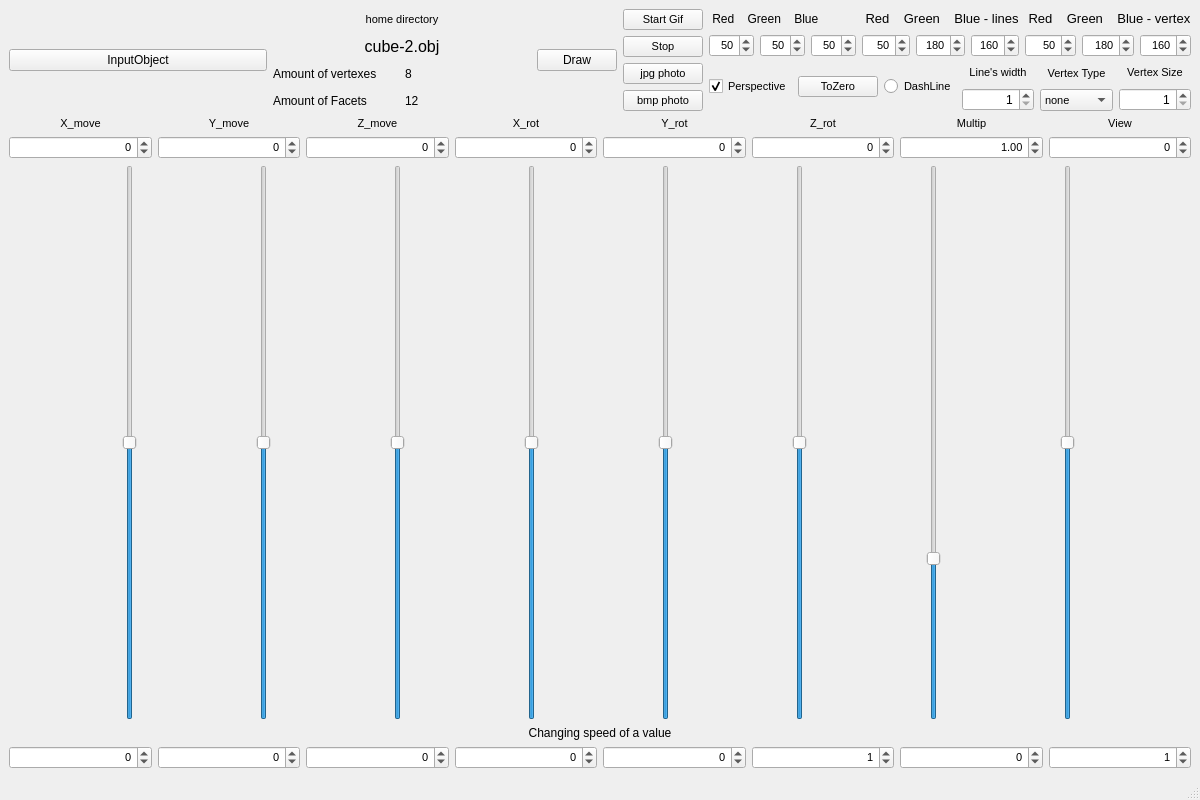
<?xml version="1.0" encoding="UTF-8"?>
<ui version="4.0">
 <class>MainWindow</class>
 <widget class="QMainWindow" name="MainWindow">
  <property name="geometry">
   <rect>
    <x>0</x>
    <y>0</y>
    <width>1200</width>
    <height>800</height>
   </rect>
  </property>
  <property name="minimumSize">
   <size>
    <width>1200</width>
    <height>800</height>
   </size>
  </property>
  <property name="windowTitle">
   <string>3D-Viewer-v 1.0</string>
  </property>
  <widget class="QWidget" name="centralwidget">
   <layout class="QGridLayout" name="gridLayout">
    <item row="0" column="0">
     <layout class="QVBoxLayout" name="verticalLayout_13">
      <item>
       <layout class="QHBoxLayout" name="horizontalLayout_17">
        <item>
         <layout class="QHBoxLayout" name="horizontalLayout_16">
          <item>
           <widget class="QPushButton" name="InputObject">
            <property name="text">
             <string>InputObject</string>
            </property>
           </widget>
          </item>
          <item>
           <layout class="QVBoxLayout" name="verticalLayout_11">
            <item>
             <layout class="QVBoxLayout" name="verticalLayout_10">
              <item>
               <widget class="QLabel" name="ObjFilePath">
                <property name="font">
                 <font>
                  <pointsize>8</pointsize>
                 </font>
                </property>
                <property name="text">
                 <string>home directory</string>
                </property>
                <property name="alignment">
                 <set>Qt::AlignCenter</set>
                </property>
                <property name="wordWrap">
                 <bool>true</bool>
                </property>
               </widget>
              </item>
              <item>
               <widget class="QLabel" name="ObjFileName">
                <property name="font">
                 <font>
                  <pointsize>12</pointsize>
                 </font>
                </property>
                <property name="text">
                 <string>cube-2.obj</string>
                </property>
                <property name="alignment">
                 <set>Qt::AlignCenter</set>
                </property>
                <property name="wordWrap">
                 <bool>true</bool>
                </property>
               </widget>
              </item>
             </layout>
            </item>
            <item>
             <layout class="QVBoxLayout" name="verticalLayout_9">
              <item>
               <layout class="QHBoxLayout" name="horizontalLayout_12">
                <item>
                 <widget class="QLabel" name="label_14">
                  <property name="text">
                   <string>Amount of vertexes</string>
                  </property>
                 </widget>
                </item>
                <item>
                 <widget class="QLabel" name="LBAmountOfVertexes">
                  <property name="text">
                   <string>8</string>
                  </property>
                 </widget>
                </item>
               </layout>
              </item>
              <item>
               <layout class="QHBoxLayout" name="horizontalLayout_13">
                <item>
                 <widget class="QLabel" name="label_15">
                  <property name="text">
                   <string>Amount of Facets</string>
                  </property>
                 </widget>
                </item>
                <item>
                 <widget class="QLabel" name="LBAmountOfFacets">
                  <property name="text">
                   <string>12</string>
                  </property>
                 </widget>
                </item>
               </layout>
              </item>
             </layout>
            </item>
           </layout>
          </item>
         </layout>
        </item>
        <item>
         <layout class="QHBoxLayout" name="horizontalLayout_15">
          <item>
           <layout class="QHBoxLayout" name="horizontalLayout_11">
            <item>
             <widget class="QPushButton" name="PBDraw">
              <property name="text">
               <string>Draw</string>
              </property>
             </widget>
            </item>
            <item>
             <layout class="QVBoxLayout" name="verticalLayout_8">
              <item>
               <widget class="QPushButton" name="PBNext">
                <property name="font">
                 <font>
                  <pointsize>8</pointsize>
                 </font>
                </property>
                <property name="text">
                 <string>Start Gif</string>
                </property>
               </widget>
              </item>
              <item>
               <widget class="QPushButton" name="PBStop">
                <property name="font">
                 <font>
                  <pointsize>8</pointsize>
                 </font>
                </property>
                <property name="text">
                 <string>Stop</string>
                </property>
               </widget>
              </item>
              <item>
               <widget class="QPushButton" name="PBJpgPhoto">
                <property name="font">
                 <font>
                  <pointsize>8</pointsize>
                 </font>
                </property>
                <property name="text">
                 <string>jpg photo</string>
                </property>
               </widget>
              </item>
              <item>
               <widget class="QPushButton" name="PBBmpPhoto">
                <property name="font">
                 <font>
                  <pointsize>8</pointsize>
                 </font>
                </property>
                <property name="text">
                 <string>bmp photo</string>
                </property>
               </widget>
              </item>
             </layout>
            </item>
           </layout>
          </item>
          <item>
           <layout class="QVBoxLayout" name="verticalLayout_12">
            <item>
             <layout class="QHBoxLayout" name="horizontalLayout_10">
              <item>
               <layout class="QVBoxLayout" name="verticalLayout_4">
                <item>
                 <widget class="QLabel" name="label_12">
                  <property name="text">
                   <string> Red    Green    Blue</string>
                  </property>
                 </widget>
                </item>
                <item>
                 <layout class="QHBoxLayout" name="horizontalLayout_7">
                  <item>
                   <widget class="QSpinBox" name="SBRedColor">
                    <property name="font">
                     <font>
                      <pointsize>8</pointsize>
                     </font>
                    </property>
                    <property name="alignment">
                     <set>Qt::AlignRight|Qt::AlignTrailing|Qt::AlignVCenter</set>
                    </property>
                    <property name="minimum">
                     <number>0</number>
                    </property>
                    <property name="maximum">
                     <number>255</number>
                    </property>
                    <property name="value">
                     <number>50</number>
                    </property>
                   </widget>
                  </item>
                  <item>
                   <widget class="QSpinBox" name="SBGreenColor">
                    <property name="font">
                     <font>
                      <pointsize>8</pointsize>
                     </font>
                    </property>
                    <property name="alignment">
                     <set>Qt::AlignRight|Qt::AlignTrailing|Qt::AlignVCenter</set>
                    </property>
                    <property name="minimum">
                     <number>0</number>
                    </property>
                    <property name="maximum">
                     <number>255</number>
                    </property>
                    <property name="value">
                     <number>50</number>
                    </property>
                   </widget>
                  </item>
                  <item>
                   <widget class="QSpinBox" name="SBGreenColor_2">
                    <property name="font">
                     <font>
                      <pointsize>8</pointsize>
                     </font>
                    </property>
                    <property name="alignment">
                     <set>Qt::AlignRight|Qt::AlignTrailing|Qt::AlignVCenter</set>
                    </property>
                    <property name="minimum">
                     <number>0</number>
                    </property>
                    <property name="maximum">
                     <number>255</number>
                    </property>
                    <property name="value">
                     <number>50</number>
                    </property>
                   </widget>
                  </item>
                 </layout>
                </item>
               </layout>
              </item>
              <item>
               <layout class="QVBoxLayout" name="verticalLayout_3">
                <item>
                 <widget class="QLabel" name="label_13">
                  <property name="font">
                   <font>
                    <pointsize>10</pointsize>
                   </font>
                  </property>
                  <property name="text">
                   <string> Red    Green    Blue - lines</string>
                  </property>
                 </widget>
                </item>
                <item>
                 <layout class="QHBoxLayout" name="horizontalLayout_6">
                  <item>
                   <widget class="QSpinBox" name="SBRedColor_line">
                    <property name="font">
                     <font>
                      <pointsize>8</pointsize>
                     </font>
                    </property>
                    <property name="alignment">
                     <set>Qt::AlignRight|Qt::AlignTrailing|Qt::AlignVCenter</set>
                    </property>
                    <property name="minimum">
                     <number>0</number>
                    </property>
                    <property name="maximum">
                     <number>255</number>
                    </property>
                    <property name="value">
                     <number>50</number>
                    </property>
                   </widget>
                  </item>
                  <item>
                   <widget class="QSpinBox" name="SBGreenColor_line">
                    <property name="font">
                     <font>
                      <pointsize>8</pointsize>
                     </font>
                    </property>
                    <property name="alignment">
                     <set>Qt::AlignRight|Qt::AlignTrailing|Qt::AlignVCenter</set>
                    </property>
                    <property name="minimum">
                     <number>0</number>
                    </property>
                    <property name="maximum">
                     <number>255</number>
                    </property>
                    <property name="value">
                     <number>180</number>
                    </property>
                   </widget>
                  </item>
                  <item>
                   <widget class="QSpinBox" name="SBBlueColor_line">
                    <property name="font">
                     <font>
                      <pointsize>8</pointsize>
                     </font>
                    </property>
                    <property name="alignment">
                     <set>Qt::AlignRight|Qt::AlignTrailing|Qt::AlignVCenter</set>
                    </property>
                    <property name="minimum">
                     <number>0</number>
                    </property>
                    <property name="maximum">
                     <number>255</number>
                    </property>
                    <property name="value">
                     <number>160</number>
                    </property>
                   </widget>
                  </item>
                 </layout>
                </item>
               </layout>
              </item>
              <item>
               <layout class="QVBoxLayout" name="verticalLayout_2">
                <item>
                 <widget class="QLabel" name="label_16">
                  <property name="font">
                   <font>
                    <pointsize>10</pointsize>
                   </font>
                  </property>
                  <property name="text">
                   <string> Red    Green    Blue - vertex</string>
                  </property>
                 </widget>
                </item>
                <item>
                 <layout class="QHBoxLayout" name="horizontalLayout_5">
                  <item>
                   <widget class="QSpinBox" name="SBRedColor_vertex">
                    <property name="font">
                     <font>
                      <pointsize>8</pointsize>
                     </font>
                    </property>
                    <property name="alignment">
                     <set>Qt::AlignRight|Qt::AlignTrailing|Qt::AlignVCenter</set>
                    </property>
                    <property name="minimum">
                     <number>0</number>
                    </property>
                    <property name="maximum">
                     <number>255</number>
                    </property>
                    <property name="value">
                     <number>50</number>
                    </property>
                   </widget>
                  </item>
                  <item>
                   <widget class="QSpinBox" name="SBGreenColor_vertex">
                    <property name="font">
                     <font>
                      <pointsize>8</pointsize>
                     </font>
                    </property>
                    <property name="alignment">
                     <set>Qt::AlignRight|Qt::AlignTrailing|Qt::AlignVCenter</set>
                    </property>
                    <property name="minimum">
                     <number>0</number>
                    </property>
                    <property name="maximum">
                     <number>255</number>
                    </property>
                    <property name="value">
                     <number>180</number>
                    </property>
                   </widget>
                  </item>
                  <item>
                   <widget class="QSpinBox" name="SBBlueColor_vertex">
                    <property name="font">
                     <font>
                      <pointsize>8</pointsize>
                     </font>
                    </property>
                    <property name="alignment">
                     <set>Qt::AlignRight|Qt::AlignTrailing|Qt::AlignVCenter</set>
                    </property>
                    <property name="minimum">
                     <number>0</number>
                    </property>
                    <property name="maximum">
                     <number>255</number>
                    </property>
                    <property name="value">
                     <number>160</number>
                    </property>
                   </widget>
                  </item>
                 </layout>
                </item>
               </layout>
              </item>
             </layout>
            </item>
            <item>
             <layout class="QHBoxLayout" name="horizontalLayout_14">
              <item>
               <layout class="QHBoxLayout" name="horizontalLayout_9">
                <item>
                 <widget class="QCheckBox" name="CBPerspective">
                  <property name="font">
                   <font>
                    <pointsize>8</pointsize>
                   </font>
                  </property>
                  <property name="text">
                   <string>Perspective</string>
                  </property>
                  <property name="checked">
                   <bool>true</bool>
                  </property>
                 </widget>
                </item>
                <item>
                 <widget class="QPushButton" name="PBToZero">
                  <property name="font">
                   <font>
                    <pointsize>8</pointsize>
                   </font>
                  </property>
                  <property name="text">
                   <string>ToZero</string>
                  </property>
                 </widget>
                </item>
                <item>
                 <widget class="QRadioButton" name="RBDashLine">
                  <property name="font">
                   <font>
                    <pointsize>8</pointsize>
                   </font>
                  </property>
                  <property name="text">
                   <string>DashLine</string>
                  </property>
                 </widget>
                </item>
               </layout>
              </item>
              <item>
               <layout class="QHBoxLayout" name="horizontalLayout_8">
                <item>
                 <layout class="QVBoxLayout" name="verticalLayout_7">
                  <item>
                   <widget class="QLabel" name="label_9">
                    <property name="font">
                     <font>
                      <pointsize>8</pointsize>
                     </font>
                    </property>
                    <property name="text">
                     <string>Line's width</string>
                    </property>
                    <property name="alignment">
                     <set>Qt::AlignCenter</set>
                    </property>
                   </widget>
                  </item>
                  <item>
                   <widget class="QSpinBox" name="SBLineWidth">
                    <property name="alignment">
                     <set>Qt::AlignRight|Qt::AlignTrailing|Qt::AlignVCenter</set>
                    </property>
                    <property name="minimum">
                     <number>1</number>
                    </property>
                    <property name="maximum">
                     <number>10</number>
                    </property>
                   </widget>
                  </item>
                 </layout>
                </item>
                <item>
                 <layout class="QVBoxLayout" name="verticalLayout_6">
                  <item>
                   <widget class="QLabel" name="label_17">
                    <property name="font">
                     <font>
                      <pointsize>8</pointsize>
                     </font>
                    </property>
                    <property name="text">
                     <string>Vertex Type</string>
                    </property>
                    <property name="alignment">
                     <set>Qt::AlignCenter</set>
                    </property>
                   </widget>
                  </item>
                  <item>
                   <widget class="QComboBox" name="CBFacetType">
                    <property name="font">
                     <font>
                      <pointsize>8</pointsize>
                     </font>
                    </property>
                    <item>
                     <property name="text">
                      <string>none</string>
                     </property>
                    </item>
                    <item>
                     <property name="text">
                      <string>circle</string>
                     </property>
                    </item>
                    <item>
                     <property name="text">
                      <string>triangle</string>
                     </property>
                    </item>
                    <item>
                     <property name="text">
                      <string>square</string>
                     </property>
                    </item>
                   </widget>
                  </item>
                 </layout>
                </item>
                <item>
                 <layout class="QVBoxLayout" name="verticalLayout_5">
                  <item>
                   <widget class="QLabel" name="label_10">
                    <property name="font">
                     <font>
                      <pointsize>8</pointsize>
                     </font>
                    </property>
                    <property name="text">
                     <string>Vertex Size</string>
                    </property>
                    <property name="alignment">
                     <set>Qt::AlignCenter</set>
                    </property>
                   </widget>
                  </item>
                  <item>
                   <widget class="QSpinBox" name="SBFacetSize">
                    <property name="alignment">
                     <set>Qt::AlignRight|Qt::AlignTrailing|Qt::AlignVCenter</set>
                    </property>
                    <property name="minimum">
                     <number>1</number>
                    </property>
                    <property name="maximum">
                     <number>10</number>
                    </property>
                   </widget>
                  </item>
                 </layout>
                </item>
               </layout>
              </item>
             </layout>
            </item>
           </layout>
          </item>
         </layout>
        </item>
       </layout>
      </item>
      <item>
       <layout class="QHBoxLayout" name="horizontalLayout_18">
        <item>
         <layout class="QGridLayout" name="graphicLayout">
          <property name="sizeConstraint">
           <enum>QLayout::SetDefaultConstraint</enum>
          </property>
         </layout>
        </item>
        <item>
         <layout class="QVBoxLayout" name="verticalLayout">
          <property name="spacing">
           <number>6</number>
          </property>
          <property name="leftMargin">
           <number>0</number>
          </property>
          <item>
           <layout class="QHBoxLayout" name="horizontalLayout_4">
            <item>
             <widget class="QLabel" name="label">
              <property name="font">
               <font>
                <pointsize>8</pointsize>
               </font>
              </property>
              <property name="text">
               <string>X_move</string>
              </property>
              <property name="alignment">
               <set>Qt::AlignCenter</set>
              </property>
             </widget>
            </item>
            <item>
             <widget class="QLabel" name="label_2">
              <property name="font">
               <font>
                <pointsize>8</pointsize>
               </font>
              </property>
              <property name="text">
               <string>Y_move</string>
              </property>
              <property name="alignment">
               <set>Qt::AlignCenter</set>
              </property>
             </widget>
            </item>
            <item>
             <widget class="QLabel" name="label_3">
              <property name="font">
               <font>
                <pointsize>8</pointsize>
               </font>
              </property>
              <property name="text">
               <string>Z_move</string>
              </property>
              <property name="alignment">
               <set>Qt::AlignCenter</set>
              </property>
             </widget>
            </item>
            <item>
             <widget class="QLabel" name="label_4">
              <property name="font">
               <font>
                <pointsize>8</pointsize>
               </font>
              </property>
              <property name="text">
               <string>X_rot</string>
              </property>
              <property name="alignment">
               <set>Qt::AlignCenter</set>
              </property>
             </widget>
            </item>
            <item>
             <widget class="QLabel" name="label_5">
              <property name="font">
               <font>
                <pointsize>8</pointsize>
               </font>
              </property>
              <property name="text">
               <string>Y_rot</string>
              </property>
              <property name="alignment">
               <set>Qt::AlignCenter</set>
              </property>
             </widget>
            </item>
            <item>
             <widget class="QLabel" name="label_6">
              <property name="font">
               <font>
                <pointsize>8</pointsize>
               </font>
              </property>
              <property name="text">
               <string>Z_rot</string>
              </property>
              <property name="alignment">
               <set>Qt::AlignCenter</set>
              </property>
             </widget>
            </item>
            <item>
             <widget class="QLabel" name="label_7">
              <property name="font">
               <font>
                <pointsize>8</pointsize>
               </font>
              </property>
              <property name="text">
               <string>Multip</string>
              </property>
              <property name="alignment">
               <set>Qt::AlignCenter</set>
              </property>
             </widget>
            </item>
            <item>
             <widget class="QLabel" name="label_8">
              <property name="font">
               <font>
                <pointsize>8</pointsize>
               </font>
              </property>
              <property name="text">
               <string>View</string>
              </property>
              <property name="alignment">
               <set>Qt::AlignCenter</set>
              </property>
             </widget>
            </item>
           </layout>
          </item>
          <item>
           <layout class="QHBoxLayout" name="horizontalLayout_3">
            <item>
             <widget class="QSpinBox" name="SBX_Move">
              <property name="font">
               <font>
                <pointsize>8</pointsize>
               </font>
              </property>
              <property name="alignment">
               <set>Qt::AlignRight|Qt::AlignTrailing|Qt::AlignVCenter</set>
              </property>
              <property name="minimum">
               <number>-300</number>
              </property>
              <property name="maximum">
               <number>300</number>
              </property>
             </widget>
            </item>
            <item>
             <widget class="QSpinBox" name="SBY_Move">
              <property name="font">
               <font>
                <pointsize>8</pointsize>
               </font>
              </property>
              <property name="alignment">
               <set>Qt::AlignRight|Qt::AlignTrailing|Qt::AlignVCenter</set>
              </property>
              <property name="minimum">
               <number>-300</number>
              </property>
              <property name="maximum">
               <number>300</number>
              </property>
             </widget>
            </item>
            <item>
             <widget class="QSpinBox" name="SBZ_Move">
              <property name="font">
               <font>
                <pointsize>8</pointsize>
               </font>
              </property>
              <property name="alignment">
               <set>Qt::AlignRight|Qt::AlignTrailing|Qt::AlignVCenter</set>
              </property>
              <property name="minimum">
               <number>-300</number>
              </property>
              <property name="maximum">
               <number>300</number>
              </property>
             </widget>
            </item>
            <item>
             <widget class="QSpinBox" name="SBX_Rot">
              <property name="font">
               <font>
                <pointsize>8</pointsize>
               </font>
              </property>
              <property name="alignment">
               <set>Qt::AlignRight|Qt::AlignTrailing|Qt::AlignVCenter</set>
              </property>
              <property name="minimum">
               <number>-180</number>
              </property>
              <property name="maximum">
               <number>180</number>
              </property>
             </widget>
            </item>
            <item>
             <widget class="QSpinBox" name="SBY_Rot">
              <property name="font">
               <font>
                <pointsize>8</pointsize>
               </font>
              </property>
              <property name="alignment">
               <set>Qt::AlignRight|Qt::AlignTrailing|Qt::AlignVCenter</set>
              </property>
              <property name="minimum">
               <number>-180</number>
              </property>
              <property name="maximum">
               <number>180</number>
              </property>
             </widget>
            </item>
            <item>
             <widget class="QSpinBox" name="SBZ_Rot">
              <property name="font">
               <font>
                <pointsize>8</pointsize>
               </font>
              </property>
              <property name="alignment">
               <set>Qt::AlignRight|Qt::AlignTrailing|Qt::AlignVCenter</set>
              </property>
              <property name="minimum">
               <number>-180</number>
              </property>
              <property name="maximum">
               <number>180</number>
              </property>
             </widget>
            </item>
            <item>
             <widget class="QDoubleSpinBox" name="DSB_Multip">
              <property name="font">
               <font>
                <pointsize>8</pointsize>
               </font>
              </property>
              <property name="alignment">
               <set>Qt::AlignRight|Qt::AlignTrailing|Qt::AlignVCenter</set>
              </property>
              <property name="decimals">
               <number>2</number>
              </property>
              <property name="minimum">
               <double>0.200000000000000</double>
              </property>
              <property name="maximum">
               <double>3.000000000000000</double>
              </property>
              <property name="singleStep">
               <double>0.010000000000000</double>
              </property>
              <property name="value">
               <double>1.000000000000000</double>
              </property>
             </widget>
            </item>
            <item>
             <widget class="QSpinBox" name="SBView_Angle">
              <property name="font">
               <font>
                <pointsize>8</pointsize>
               </font>
              </property>
              <property name="alignment">
               <set>Qt::AlignRight|Qt::AlignTrailing|Qt::AlignVCenter</set>
              </property>
              <property name="minimum">
               <number>-180</number>
              </property>
              <property name="maximum">
               <number>180</number>
              </property>
             </widget>
            </item>
           </layout>
          </item>
          <item>
           <layout class="QHBoxLayout" name="horizontalLayout">
            <item>
             <widget class="QSlider" name="VS_X_pos">
              <property name="minimum">
               <number>-300</number>
              </property>
              <property name="maximum">
               <number>300</number>
              </property>
              <property name="orientation">
               <enum>Qt::Vertical</enum>
              </property>
             </widget>
            </item>
            <item>
             <widget class="QSlider" name="VS_Y_pos">
              <property name="minimum">
               <number>-300</number>
              </property>
              <property name="maximum">
               <number>300</number>
              </property>
              <property name="orientation">
               <enum>Qt::Vertical</enum>
              </property>
             </widget>
            </item>
            <item>
             <widget class="QSlider" name="VS_Z_pos">
              <property name="minimum">
               <number>-300</number>
              </property>
              <property name="maximum">
               <number>300</number>
              </property>
              <property name="orientation">
               <enum>Qt::Vertical</enum>
              </property>
             </widget>
            </item>
            <item>
             <widget class="QSlider" name="VS_X_rot">
              <property name="minimum">
               <number>-180</number>
              </property>
              <property name="maximum">
               <number>180</number>
              </property>
              <property name="orientation">
               <enum>Qt::Vertical</enum>
              </property>
             </widget>
            </item>
            <item>
             <widget class="QSlider" name="VS_Y_rot">
              <property name="minimum">
               <number>-180</number>
              </property>
              <property name="maximum">
               <number>180</number>
              </property>
              <property name="orientation">
               <enum>Qt::Vertical</enum>
              </property>
             </widget>
            </item>
            <item>
             <widget class="QSlider" name="VS_Z_rot">
              <property name="minimum">
               <number>-180</number>
              </property>
              <property name="maximum">
               <number>180</number>
              </property>
              <property name="orientation">
               <enum>Qt::Vertical</enum>
              </property>
             </widget>
            </item>
            <item>
             <widget class="QSlider" name="VS_Multip">
              <property name="minimum">
               <number>200</number>
              </property>
              <property name="maximum">
               <number>3000</number>
              </property>
              <property name="singleStep">
               <number>10</number>
              </property>
              <property name="value">
               <number>1000</number>
              </property>
              <property name="sliderPosition">
               <number>1000</number>
              </property>
              <property name="orientation">
               <enum>Qt::Vertical</enum>
              </property>
             </widget>
            </item>
            <item>
             <widget class="QSlider" name="VS_view_angle">
              <property name="minimum">
               <number>-180</number>
              </property>
              <property name="maximum">
               <number>180</number>
              </property>
              <property name="orientation">
               <enum>Qt::Vertical</enum>
              </property>
             </widget>
            </item>
           </layout>
          </item>
          <item>
           <widget class="QLabel" name="label_11">
            <property name="text">
             <string>Changing speed of a value</string>
            </property>
            <property name="alignment">
             <set>Qt::AlignCenter</set>
            </property>
           </widget>
          </item>
          <item>
           <layout class="QHBoxLayout" name="horizontalLayout_2">
            <item>
             <widget class="QSpinBox" name="SBMoveXSpeed">
              <property name="font">
               <font>
                <pointsize>8</pointsize>
               </font>
              </property>
              <property name="alignment">
               <set>Qt::AlignRight|Qt::AlignTrailing|Qt::AlignVCenter</set>
              </property>
              <property name="minimum">
               <number>-5</number>
              </property>
              <property name="maximum">
               <number>5</number>
              </property>
              <property name="value">
               <number>0</number>
              </property>
             </widget>
            </item>
            <item>
             <widget class="QSpinBox" name="SBMoveYSpeed">
              <property name="font">
               <font>
                <pointsize>8</pointsize>
               </font>
              </property>
              <property name="alignment">
               <set>Qt::AlignRight|Qt::AlignTrailing|Qt::AlignVCenter</set>
              </property>
              <property name="minimum">
               <number>-5</number>
              </property>
              <property name="maximum">
               <number>5</number>
              </property>
              <property name="value">
               <number>0</number>
              </property>
             </widget>
            </item>
            <item>
             <widget class="QSpinBox" name="SBMoveZSpeed">
              <property name="font">
               <font>
                <pointsize>8</pointsize>
               </font>
              </property>
              <property name="alignment">
               <set>Qt::AlignRight|Qt::AlignTrailing|Qt::AlignVCenter</set>
              </property>
              <property name="minimum">
               <number>-5</number>
              </property>
              <property name="maximum">
               <number>5</number>
              </property>
              <property name="value">
               <number>0</number>
              </property>
             </widget>
            </item>
            <item>
             <widget class="QSpinBox" name="SBRotXSpeed">
              <property name="font">
               <font>
                <pointsize>8</pointsize>
               </font>
              </property>
              <property name="alignment">
               <set>Qt::AlignRight|Qt::AlignTrailing|Qt::AlignVCenter</set>
              </property>
              <property name="minimum">
               <number>-5</number>
              </property>
              <property name="maximum">
               <number>5</number>
              </property>
              <property name="value">
               <number>0</number>
              </property>
             </widget>
            </item>
            <item>
             <widget class="QSpinBox" name="SBRotYSpeed">
              <property name="font">
               <font>
                <pointsize>8</pointsize>
               </font>
              </property>
              <property name="alignment">
               <set>Qt::AlignRight|Qt::AlignTrailing|Qt::AlignVCenter</set>
              </property>
              <property name="minimum">
               <number>-5</number>
              </property>
              <property name="maximum">
               <number>5</number>
              </property>
              <property name="value">
               <number>0</number>
              </property>
             </widget>
            </item>
            <item>
             <widget class="QSpinBox" name="SBRotZSpeed">
              <property name="font">
               <font>
                <pointsize>8</pointsize>
               </font>
              </property>
              <property name="alignment">
               <set>Qt::AlignRight|Qt::AlignTrailing|Qt::AlignVCenter</set>
              </property>
              <property name="minimum">
               <number>-5</number>
              </property>
              <property name="maximum">
               <number>5</number>
              </property>
              <property name="value">
               <number>1</number>
              </property>
             </widget>
            </item>
            <item>
             <widget class="QSpinBox" name="SBMultipSpeed">
              <property name="font">
               <font>
                <pointsize>8</pointsize>
               </font>
              </property>
              <property name="alignment">
               <set>Qt::AlignRight|Qt::AlignTrailing|Qt::AlignVCenter</set>
              </property>
              <property name="minimum">
               <number>-5</number>
              </property>
              <property name="maximum">
               <number>5</number>
              </property>
              <property name="value">
               <number>0</number>
              </property>
             </widget>
            </item>
            <item>
             <widget class="QSpinBox" name="SBViewAngleSpeed">
              <property name="font">
               <font>
                <pointsize>8</pointsize>
               </font>
              </property>
              <property name="alignment">
               <set>Qt::AlignRight|Qt::AlignTrailing|Qt::AlignVCenter</set>
              </property>
              <property name="minimum">
               <number>-20</number>
              </property>
              <property name="maximum">
               <number>20</number>
              </property>
              <property name="value">
               <number>1</number>
              </property>
             </widget>
            </item>
           </layout>
          </item>
         </layout>
        </item>
       </layout>
      </item>
     </layout>
    </item>
   </layout>
  </widget>
  <widget class="QStatusBar" name="statusbar"/>
  <widget class="QMenuBar" name="menubar">
   <property name="geometry">
    <rect>
     <x>0</x>
     <y>0</y>
     <width>1200</width>
     <height>22</height>
    </rect>
   </property>
  </widget>
 </widget>
 <resources/>
 <connections/>
</ui>
